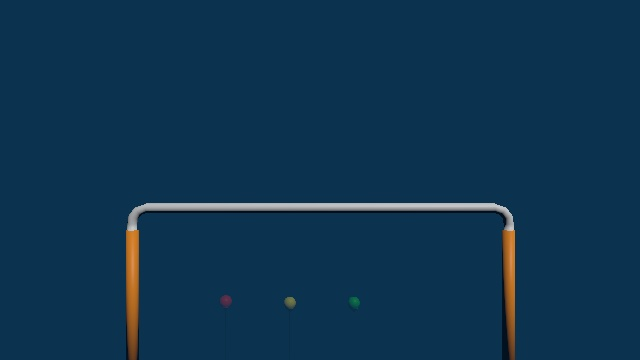
#> input picture 1.jpg, 640 x 360 px, given in place of 5.jpg, which was not available
$ python buoy.py 1.jpg 5
#> lines starting #> are read from the running program, lines starting #| are printed output that depends on the picture; after the words box and inside, x2 and y2 are one past the last pixel; in counts of white or black regions, pixels touching at a corner belong together; pictures that were not available may be replaced by others from this repository, and a replacement may not be noted
import cv2
import numpy as np
import copy
import sys
import time

###################################################
colorBalanceRatio = 5
lb = []
lc = []
le = []
ld = True
lf = []
lg = []
################################
# helpers and driver
################################


def show(img, msg="image", ana=True):
    cv2.imshow(msg, img)
    if ana:
        analysis(img)
    cv2.waitKey(0)


def show2(img, msg="image2", ana=True):

    cv2.imshow(msg, img/255)
    if ana:
        analysis(img)
    cv2.waitKey(100)


def open(name, path1):
    #"/Users/rongk/Downloads/test.jpg"):
#> called with name = '1.jpg', path1 = 5
    if name == "d":
        path0 = "/home/dhyang/Desktop/Vision/Vision/gate1/"
    #path = "/Users/rongk/Downloads/Vision-master/Vision-master/RoboticsImages/images/training15.png"
    #path = "/Users/rongk/Downloads/Vision-master/Vision-master/RoboticsImages/03.jpg"
    else:
        path0 = "/Users/rongk/Downloads/visionCode/Vision/test2/"
    path2 = ".jpg"
    path = path0+str(path1)+path2
    img = cv2.imread(path)
#> img is the input picture: shape (360, 640, 3); mean B, G, R 79.4, 52, 15
    return img


def analysis(img):
    hist, bins = np.histogram(img.ravel(), 256, [0, 256])
    for i, col in enumerate(("b", "g", "r")):
        histr = cv2.calcHist([img], [i], None, [256], [0, 256])
        plt.plot(histr, color=col)
        plt.xlim([0, 256])
    plt.show()
######################################
# main program removebackscatter
#######################################


def reflect(image, blkSize=10*10, patchSize=8, lamb=10, gamma=1.7, r=10, eps=1e-6, level=5):
#> called with blkSize = 100, patchSize = 8, lamb = 10, gamma = 1.7, r = 10, eps = 1e-06, level = 5
    image = np.array(image, np.float32)
    bgr = cv2.split(image)
    #show(bgr[2]/255,"initial red",False)
    # image decomposition, probably key
    RL = IDilluRefDecompose(image)
    RL = FsimpleColorBalance(RL, colorBalanceRatio)  # checked
    # show2(RL,"color corrected reflective") #checked
    bgr = cv2.split(RL)
    #show(bgr[0]/255,"RL blue",False)
    #show(bgr[1]/255,"RL green",False)
    #show(bgr[2]/255,"RL red",False)
    return RL
####################################################
# Img Decompose: weighted image decompose
####################################################


def IDilluRefDecompose(img):
    RList = []
    bgr = cv2.split(img)
    for cnl in bgr:
        rlcnl = copy.deepcopy(cnl)
        maxVal = np.asmatrix(cnl).max()
        k = np.multiply(cnl, .5/maxVal)
        rlcnl = np.multiply(k, rlcnl)
        RList.append(rlcnl)
#> this loop made 3 passes
#> maxVal on passes 1 to 3: 211, 201, 232
#> pass 1, in IDilluRefDecompose, `rlcnl = copy.deepcopy(cnl)`:
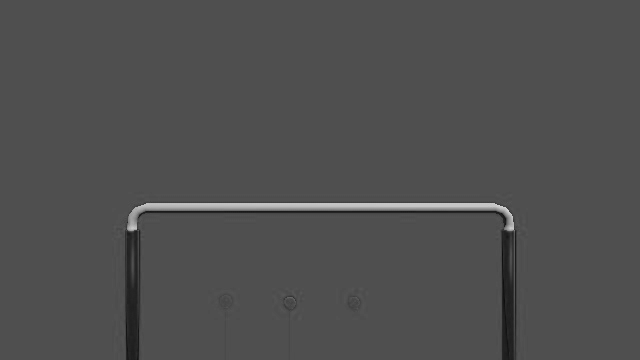
#> rlcnl: shape (360, 640) float32; min 12, max 211, mean 79.4
#> after the loop, RList = 3 items
    Rl = cv2.merge(RList)
    return Rl
######################################
# Filter
######################################


def FsimpleColorBalance(img, percent):
#> called with percent = 5
    start_time = time.time()
    if percent <= 0:
        percent = 5
    img = np.array(img, np.float32)
    rows = img.shape[0]
#> rows = 360
    cols = img.shape[1]
#> cols = 640
    chnls = img.shape[2]
#> chnls = 3
    halfPercent = percent/200
    if chnls == 3:
        channels = cv2.split(img)
    else:
        channels = copy.deepcopy(img)
        # Not sure
    channels = np.array(channels)

    for i in range(chnls):
        # find the low and high precentile values based on input percentile
        flat = np.array(channels[i].flat)
        print("--- %s seconds ---" % (time.time() - start_time))
        flat.sort()
        print("--- %s seconds ---" % (time.time() - start_time))
        lowVal = flat[int(np.floor(len(flat)*halfPercent))]

        topVal = flat[int(np.ceil(len(flat)*(1-halfPercent)))]
        channels[i] = np.where(channels[i] > lowVal, channels[i], lowVal)
        channels[i] = np.where(channels[i] < topVal, channels[i], topVal)
        print("--- %s seconds ---" % (time.time() - start_time))
        channels[i] = cv2.normalize(
            channels[i], channels[i], 0.0, 255.0/2, cv2.NORM_MINMAX)
        print("--- %s seconds ---" % (time.time() - start_time))
        channels[i] = np.float32(channels[i])
        print("=======================================")
#> this loop made 3 passes
#> (lowVal, topVal) on passes 1 to 3: (12.63, 15.55), (6.22, 12.9), (0.261, 17.46)

    result = cv2.merge(channels)
    print("--- %s seconds ---" % (time.time() - start_time))
    return result
#@@@@@@@@@@@@@@@@@@@@@@@@@@@@@@@@@@@@@@@@@@@@@@@@@@@@@@@@@@@
#@@@@@@@@@@@@@@@@@@@@@@@@@@@@@@@@@@@@@@@@@@@@@@@@@@@@@@@@@@@


def binarization(img):
    gray = cv2.cvtColor(img, cv2.COLOR_BGR2GRAY)
    ret, thresh1 = cv2.threshold(gray, 245, 255, cv2.THRESH_BINARY_INV)
    thresh1 = cv2.bitwise_not(thresh1)
    return thresh1


def getLines(newImg,graph):
    csums = np.sum(newImg, axis=0)
    csums1 = copy.deepcopy(csums)
    lineLocs = []
    leeway = 100
    for i in range(2):
        lineLocs.append([np.argmin(csums), csums[np.argmin(csums)]])
        lhs = lineLocs[i][0]-leeway
        rhs = lineLocs[i][0]+leeway
        if lhs < 0:
            lhs = 0
        if rhs >= newImg.shape[1]:
            rhs = newImg.shape[1]-1
        csums[lhs:rhs] = 1000000
    if graph:
        plt.plot(csums1)
        for i in range(len(lineLocs)):
            plt.axvline(x=lineLocs[i][0], color='r', linewidth=1)
        plt.show()
    newImg = cv2.cvtColor(newImg, cv2.COLOR_GRAY2BGR)
    #error = lineLocs[2][1]-(lineLocs[0][1]+lineLocs[1][1])/2
    error = 0
    return lineLocs, error


def plotLines(lineLocs, original):
    for i in range(2):
        cv2.line(original, (lineLocs[i][0], 0),
                 (lineLocs[i][0], original.shape[0]), (0, 255, 0), 3)
    norm = 0
    center = 0
    for k in range(len(lineLocs)):
        center = center + (50000-lineLocs[k][1])*lineLocs[k][0]
        norm = norm + (50000-lineLocs[k][1])
    #center = (int) (center/norm)
    center = (int)((lineLocs[0][0]+lineLocs[1][0])/2)
    cv2.line(original, (center, 0),
             (center, original.shape[0]), (0, 0, 255), 1)
    return original


def segment(image):
    mdpt = (int)(image.shape[0]/2)
#> mdpt = 180
    striph = 150
    return image[mdpt - striph: mdpt + striph, :]


def adjust(image):
    alphah = 3
    alphas = 3
    alphav = 5

    h, s, v = cv2.split(image)
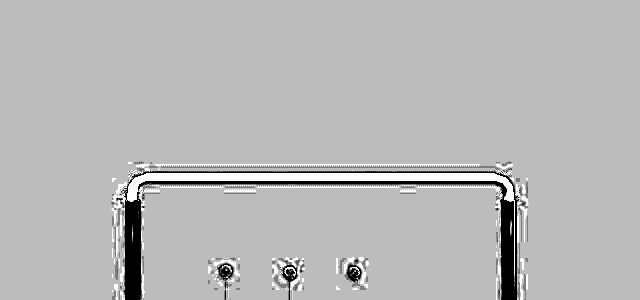
#> h: shape (300, 640) float32; min -2.13e-05, max 127.5, mean 92.3; drawn with min black and max white
    new_image = np.zeros(image.shape, image.dtype)
    h1, s1, v1 = cv2.split(new_image)
#> h1: shape (300, 640) float32; every value is 0
#> new_image: shape (300, 640, 3) float32; every value is 0

    maximum = h.mean()
#> maximum = 92.31
    #maximum = h.min()
    beta = 127-alphah*maximum  # Simple brightness control
#> beta = -149.9
    h1 = cv2.convertScaleAbs(h, alpha=alphah, beta=beta)

    maximum = s.mean()
#> maximum = 3.96
    beta = 127-alphas*maximum  # Simple brightness control
#> beta = 115.1
    s1 = cv2.convertScaleAbs(s, alpha=alphas, beta=beta)
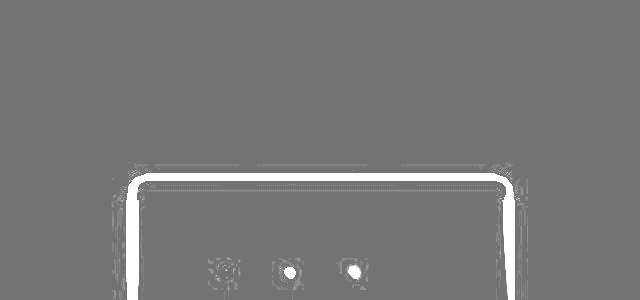
#> s1: shape (300, 640); min 115, max 255, mean 119.7

    maximum = v.mean()
#> maximum = 3.91
    beta = 127-alphav*maximum  # Simple brightness control
#> beta = 107.4
    v1 = cv2.convertScaleAbs(v, alpha=alphav, beta=beta)

    new_image = cv2.merge([h1, s1, v1])
    return new_image

############################################


def mainImg(img):
    start_time = time.time()
    original = img
    origin = copy.deepcopy(original)

    o1 = original
    print("--- %s seconds ---" % (time.time() - start_time))

    #cv2.imshow("original", origin)
    original = reflect(original)
    print("--- %s seconds ---" % (time.time() - start_time))

    segmented = segment(original)

    segmented = adjust(segmented)

    # Higher discernability = lower distinguishing power

    discernability = 31

    newImg = cv2.medianBlur(segmented, discernability)
    newImg = 255-cv2.absdiff(segmented, newImg)

    newImg1 = binarization(newImg)
#> in binarization, `gray = cv2.cvtColor(img, cv2.COLOR_BGR2GRAY)`:
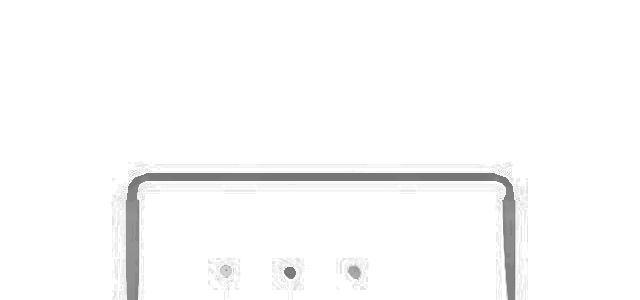
#> gray: shape (300, 640); min 113, max 255, mean 250.3
#> in binarization, `ret, thresh1 = cv2.threshold(gray, 245, 255, cv2.THRESH_BINARY_INV)`:
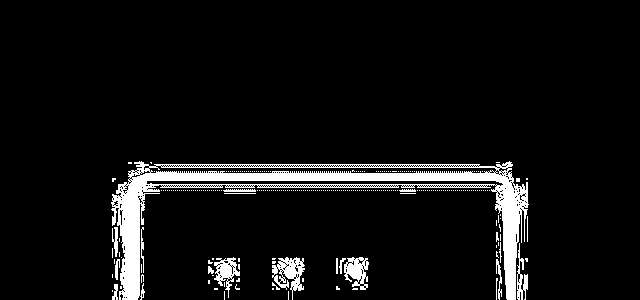
#> thresh1: shape (300, 640); 7% white; 257 white regions (236 under 20 px), largest, box (x1, y1, x2, y2) and area: (111, 161, 529, 300) 10241, (272, 257, 305, 300) 670, (344, 257, 369, 290) 499
    print("--- %s seconds ---" % (time.time() - start_time))

    lineLocs, certainty = getLines(newImg1,False)
#> in getLines, `csums = np.sum(newImg, axis=0)`: csums = 640 values, max 76500 at index 0, min 42330 at index 509, mean 71141.4
#> in getLines, `csums1 = copy.deepcopy(csums)`: csums1 has the same summary as csums
#> the loop in getLines, `for i in range(2):` made 2 passes
#> after the loop in getLines, `for i in range(2):`: csums = 640 values, max 1000000 at index 37, min 63495 at index 292, mean 652063.1; lineLocs = [[509, 42330], [137, 42585]]
#> lineLocs = [[509, 42330], [137, 42585]]; certainty = 0
    o1 = plotLines(lineLocs, o1)
#> after the loop in plotLines, `for i in range(2):`:
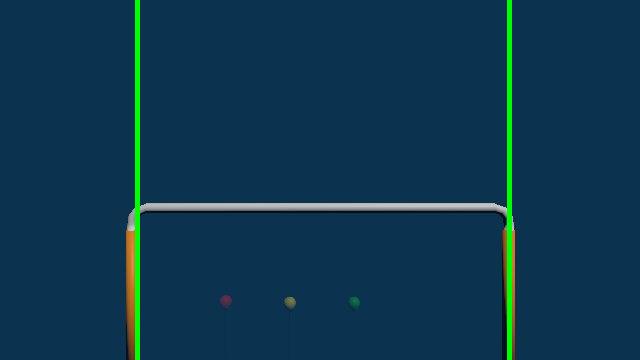
#> original: shape (360, 640, 3); mean B, G, R 78.3, 55, 14.1
#> the loop in plotLines, `for k in range(len(lineLocs)):` made 2 passes
#> (center, norm) on passes 1 to 2: (3904030, 7670), (4919885, 15085)
#> after the loop in plotLines, `for k in range(len(lineLocs)):`: center = 4919885; norm = 15085
#> in plotLines, `center = (int)((lineLocs[0][0]+lineLocs[1][0])/2)`: center = 323
#> in plotLines, `cv2.line(original, (center, 0), (center, original.shape[0]), (0, 0, 25..`:
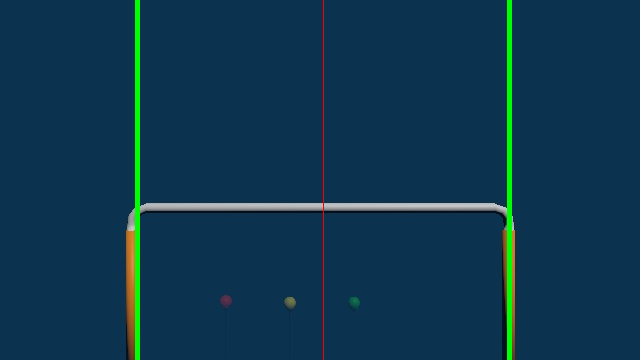
#> original: shape (360, 640, 3); 0.16% of pixels changed, all inside (x1, y1, x2, y2) = (323, 0, 324, 360)
    print("--- %s seconds ---" % (time.time() - start_time))

    cv2.imshow("alpha", segmented)
    cv2.imshow("binarization", newImg1)
    #cv2.imshow("background subtraction", newImg)
    cv2.imshow("result", o1)
    cv2.waitKey(0)
    cv2.destroyAllWindows()

    return segmented
####################################################
#########################################################
#####################################################


def main():
    img = open(sys.argv[1], int(sys.argv[2]))
    mainImg(img)
    print("Vision Code")


if __name__ == "__main__":
    main()
